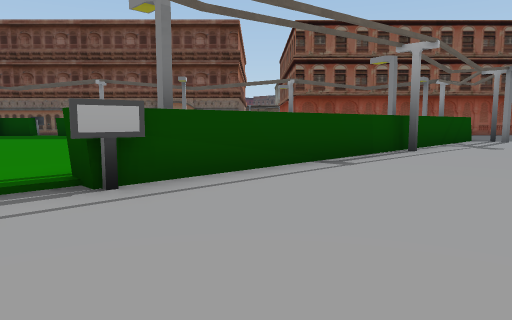
View 1 (above)

24 first-person views from a walk through a scene from a Unity 3-D project. The camera is 1.2 m above the floor, tilts 6° down and sees 70° across. The floor is counted in squares, 2 m on a side. Each view is taken from the middle of a square. On the plan, view 1 faces up. The plan holds only what a view shows up to about 10 squares ahead; the rest is blank. The place goes on beyond the plan. Some animated figures are left out.

View 2
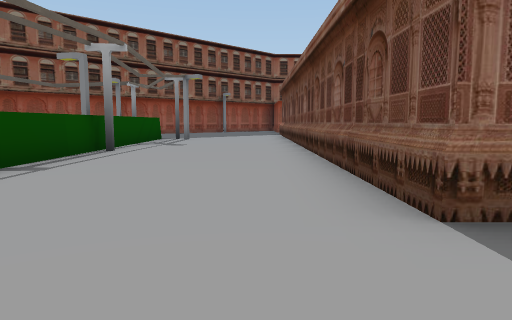

View 3
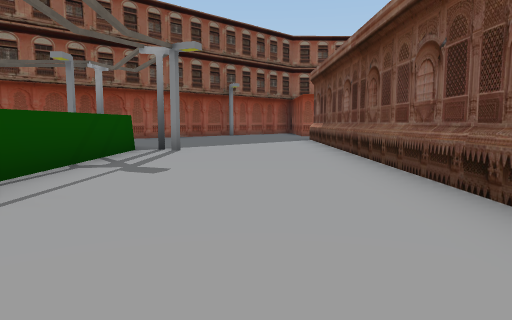

View 4
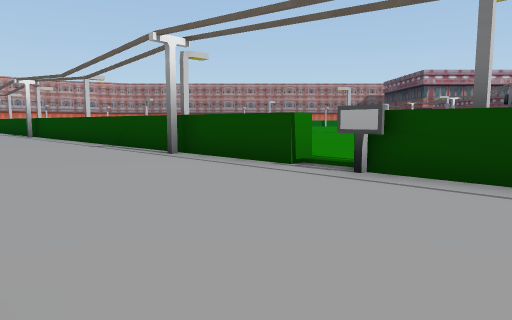

View 5
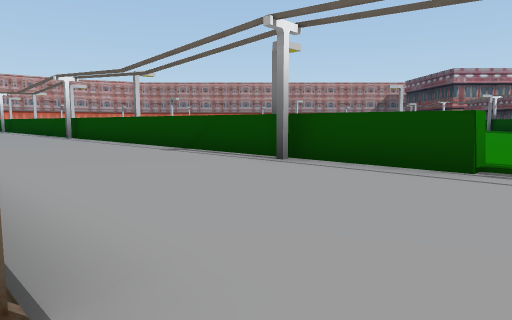

View 6
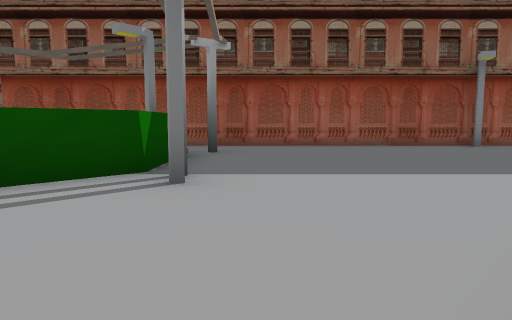

View 7
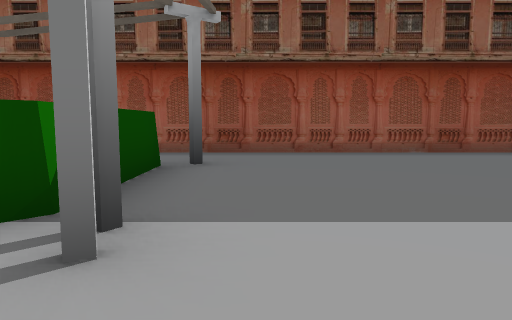

View 8
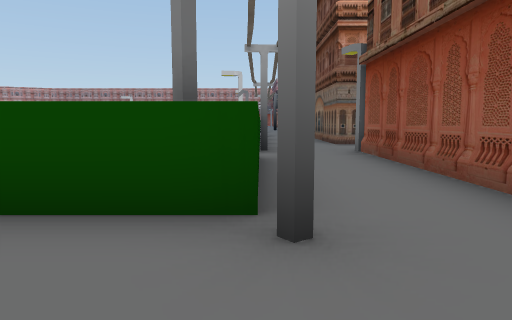

View 9
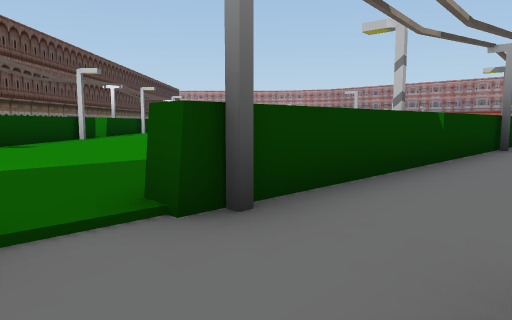

View 10
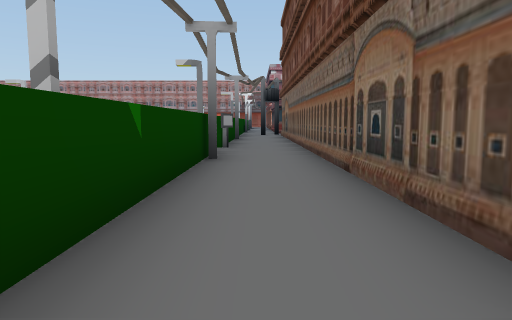

View 11
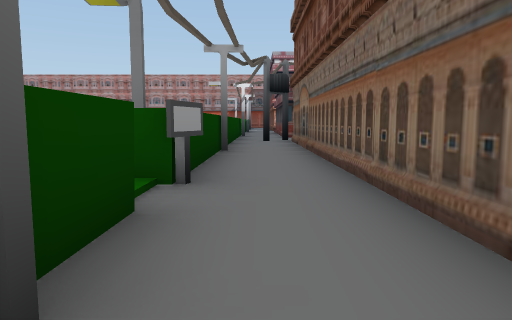

View 12
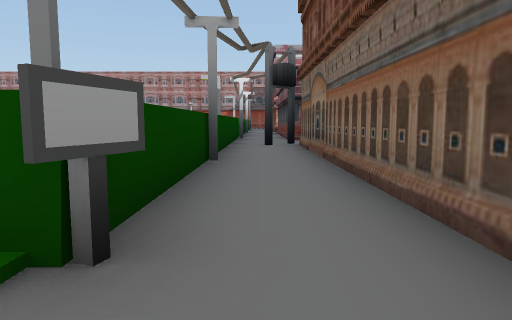

View 13
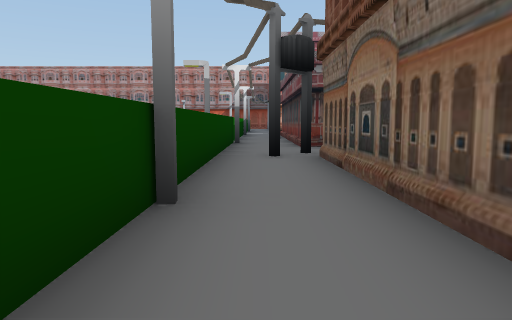

View 14
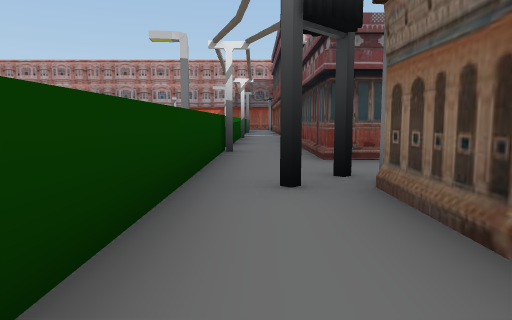

View 15
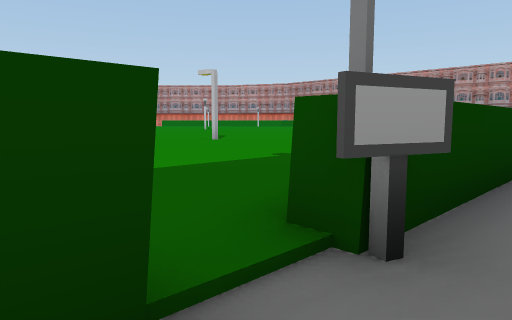

View 16
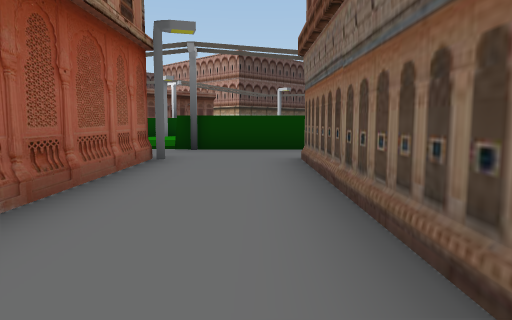

View 17
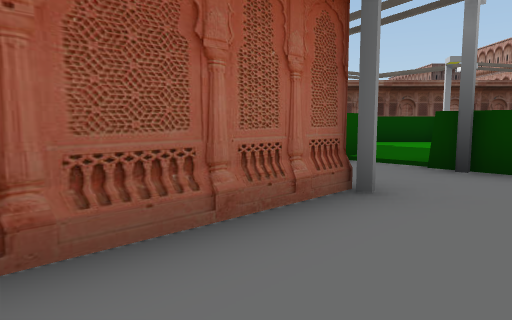

View 18
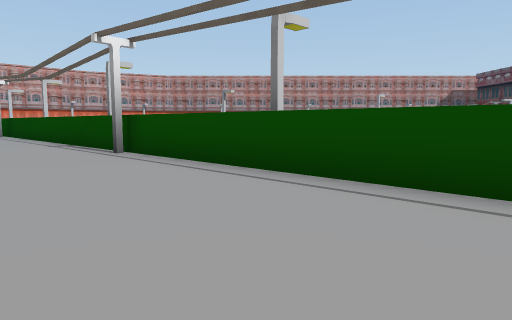

View 19
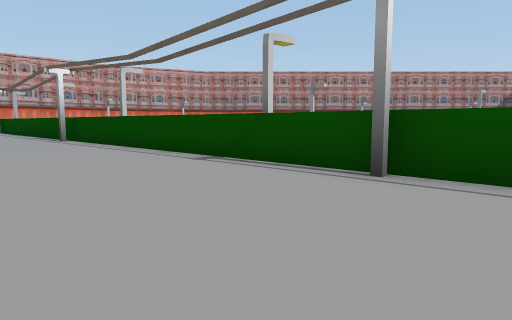

View 20
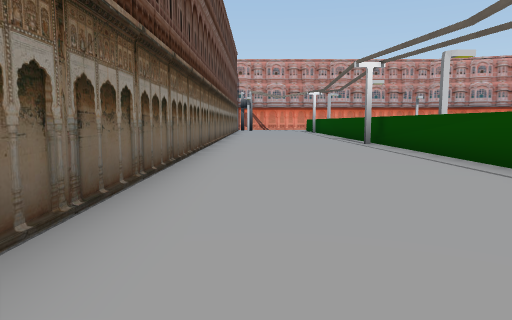

View 21
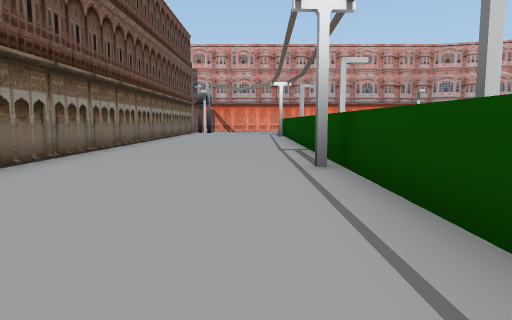

View 22
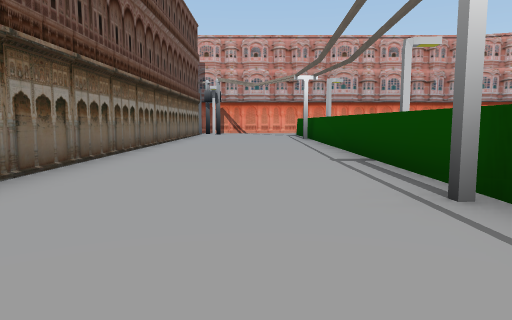

View 23
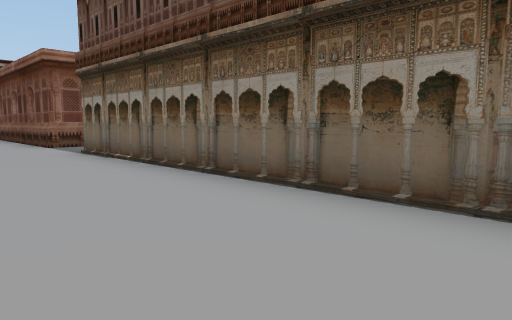

View 24
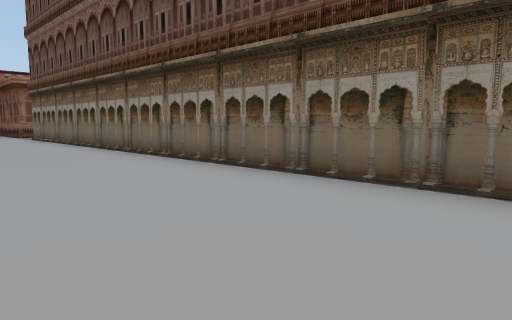

### Floor plan
Key: @ floor where view 1 was taken; # wall or solid block; x gap in a wall; . floor; / step, stairs or slope; = window, fence, low wall or low ledge; ^ raised ledge.
Columns run from 22 left of view 1 to 12 right of it. Each row starts with its distance up from view 1.
 22                       .
 21                      #..
 20                      #..#
 19                      #..#
 18                      #..#
 17 ####. ################..###########
 16 .....##///////////////.............
 15 ......x............................
 14 ^/^^^^^^^^^^^^x^#^^^^^^^x^^^^#.....
 13             ...        ...   =.....
 12            ....        ...   =.....
 11           ....        ..... ^#....
 10          ....   ..    .....^=.....#
  9         .....   ..   ....#^=.....##
  8         ....    ...  ....^=.....##
  7          ..      .. ....^#.....##
  6                 .......^=.....##
  5                 ......^=.....##
  4                 .....^=.....##
  3                 ..../#.....##
  2                    ^/.....##
  1                   ^=.....##
  0                  ^#...@..#
 -1                 ^=.....#
 -2                ^=.....##
 -3               ^=.....##
 -4              ^=.....##
 -5             ^=.....##
 -6            ^=.....##
 -7           ^#.....##
 -8         #^=.....##
 -9         ^=.....##
-10        ^=.....##
-11       ^=.....##
-12     #^=.....##
-13     ^......##
-14    ^#.....##
-15   ^=.....##
-16 x^=.....##
-17 ^......##
-18 #.....##
-19 .....##
-20 ....##
-21  ..##

Positions as (right, up) in squares from view 1, and headings:
1: (0, 0), facing up
2: (0, 0), facing up-right
3: (3, 4), facing up-right
4: (3, 2), facing left
5: (2, 0), facing left
6: (8, 7), facing up
7: (8, 9), facing up
8: (9, 14), facing left
9: (3, 16), facing down-left
10: (0, 15), facing left
11: (-5, 15), facing left
12: (-7, 15), facing left
13: (-10, 15), facing left
14: (-13, 15), facing left
15: (-7, 15), facing down-left
16: (0, 22), facing down
17: (0, 19), facing down-right
18: (-4, -4), facing left
19: (-7, -8), facing left
20: (-9, -9), facing down-left
21: (-14, -11), facing down-left
22: (-15, -13), facing down-left
23: (-6, -4), facing right
24: (-11, -8), facing right
